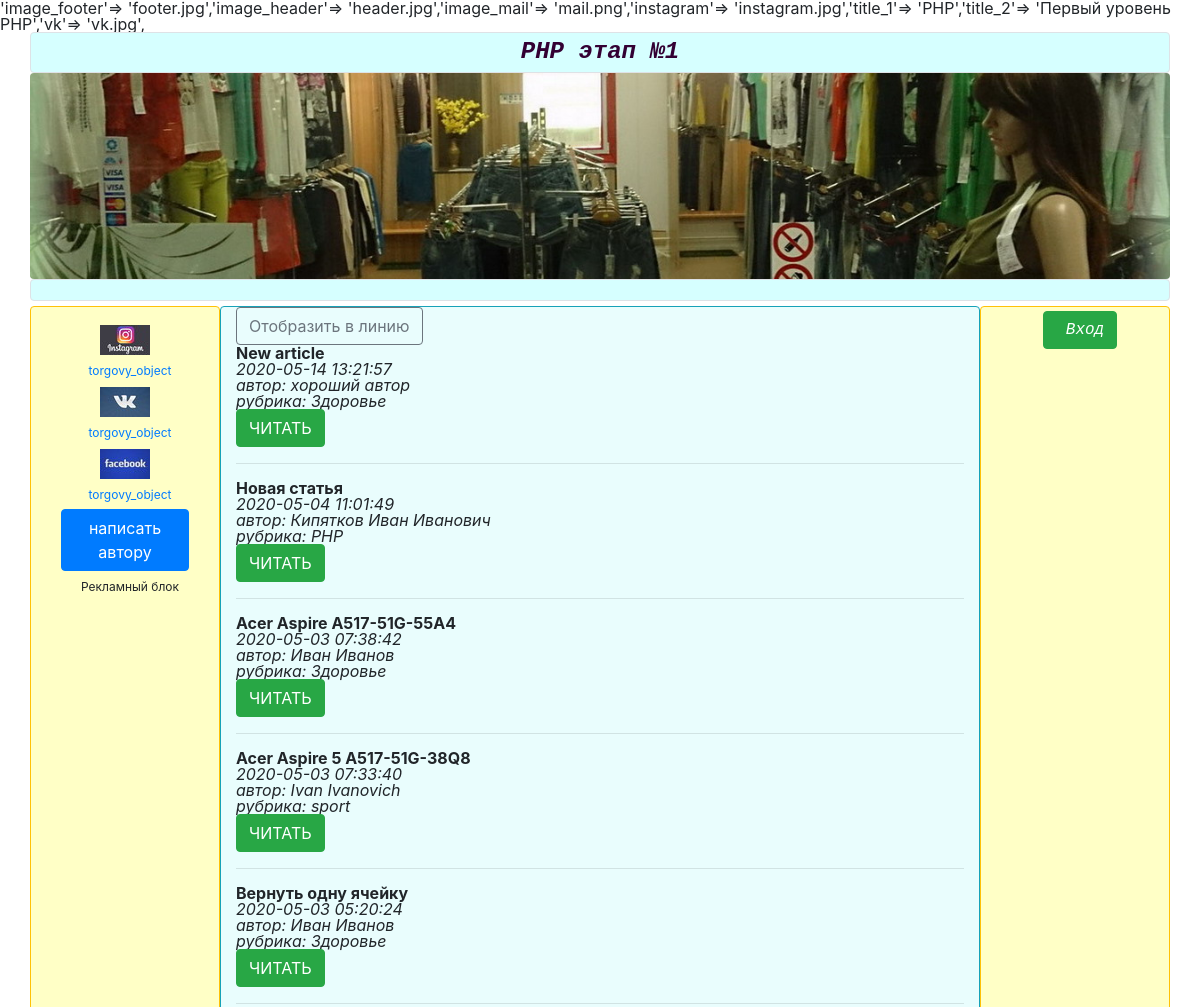
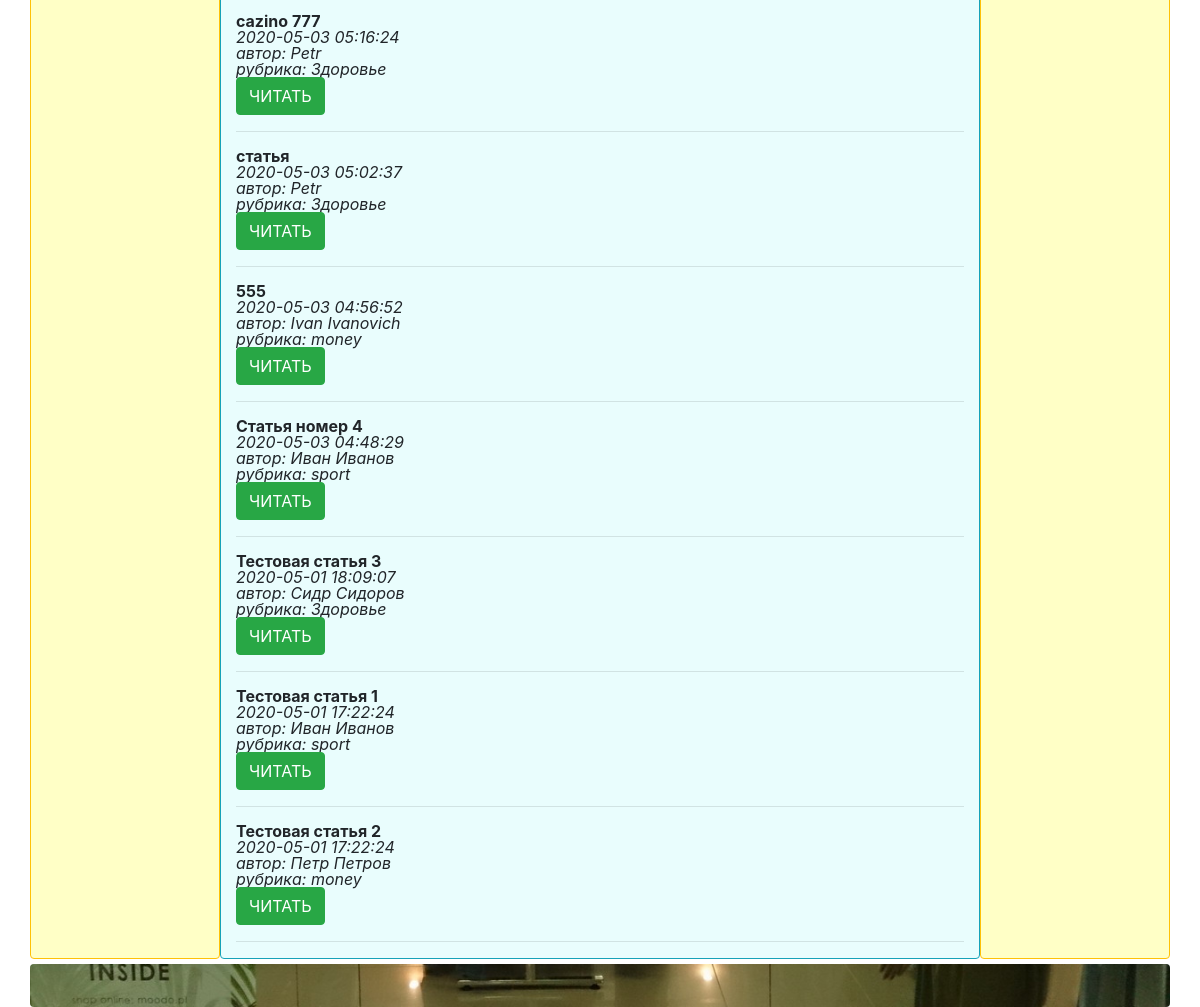
The app's page /home?view=base with its own data (2 pictures, top to bottom).
### tables this page shows
CREATE TABLE `article` (
  `id_article` int(10) UNSIGNED NOT NULL,
  `title` varchar(100) NOT NULL DEFAULT 'New article',
  `content` text NOT NULL,
  `date` timestamp NOT NULL DEFAULT CURRENT_TIMESTAMP,
  `id_user` int(11) NOT NULL,
  `id_category` int(11) NOT NULL,
  `img` text
);

CREATE TABLE `users` (
  `id_user` int(11) NOT NULL,
  `name` varchar(30) NOT NULL
);

CREATE TABLE `categories` (
  `id_category` int(11) NOT NULL,
  `title_category` varchar(30) NOT NULL
);

### m/system.php (called while the page is built, shortened)
<?php
function template($filename, $vars = [])
{
extract($vars);
include "v/$filename.php";
return ob_get_clean();
}

### c/home.php (called while the page is built, shortened)
<?php
$isAuth = isAuth();
$query = select_tables_all('id_article, title,  name, content, date, title_category','WHERE date>\'2020-04-30\'','ORDER BY date DESC');
$my_articles = $query->fetchAll();
switch ($_GET['view'] ?? null) {
	case 'base':
		$template = 'v_index';
		break;
}
			$inner = template( $template, [
				'my_articles' => $my_articles,
				'isAuth' => $isAuth
					]);
?>

### v/v_index.php (the view, shortened to what this page needs)
<p><a class="btn btn-outline-secondary" href="<?php echo ROOT?>home?view=inline">Отобразить в линию</a></p>
<div>
	<?php  foreach($my_articles as $message)  {  $id_article = $message['id_article'];  ?>
	<div>
		<strong><?=$message['title']?></strong><br>
		<em><?=$message['date']?></em><br>
		<em>автор: </em>
		<em><?=$message['name']?></em><br>
		<em>рубрика: </em>
		<em><?=$message['title_category']?></em><br>
		<a class="btn btn-success" href="<?php echo ROOT?>post/<?=$id_article;?>">ЧИТАТЬ</a>
	</div>
	<hr>
<?php } ?>
</div>

### records on screen
article: title "New article", date "2020-05-14 13:21:57", id_user.name "хороший автор", id_category.title_category "Здоровье"
article: title "Новая статья", date "2020-05-04 11:01:49", id_user.name "Кипятков Иван Иванович", id_category.title_category "PHP"
article: title "Acer Aspire A517-51G-55A4", date "2020-05-03 07:38:42", id_user.name "Иван Иванов", id_category.title_category "Здоровье"
article: title "Acer Aspire 5 A517-51G-38Q8", date "2020-05-03 07:33:40", id_user.name "Ivan Ivanovich", id_category.title_category "sport"
article: title "Вернуть одну ячейку", date "2020-05-03 05:20:24", id_user.name "Иван Иванов", id_category.title_category "Здоровье"
article: title "cazino 777", date "2020-05-03 05:16:24", id_user.name "Petr", id_category.title_category "Здоровье"
article: title "статья", date "2020-05-03 05:02:37", id_user.name "Petr", id_category.title_category "Здоровье"
article: title "555", date "2020-05-03 04:56:52", id_user.name "Ivan Ivanovich", id_category.title_category "money"
article: title "Статья номер 4", date "2020-05-03 04:48:29", id_user.name "Иван Иванов", id_category.title_category "sport"
article: title "Тестовая статья 3", date "2020-05-01 18:09:07", id_user.name "Сидр Сидоров", id_category.title_category "Здоровье"
article: title "Тестовая статья 1", date "2020-05-01 17:22:24", id_user.name "Иван Иванов", id_category.title_category "sport"
article: title "Тестовая статья 2", date "2020-05-01 17:22:24", id_user.name "Петр Петров", id_category.title_category "money"

### other values on screen
$texts "'image_header'=> 'header.jpg',"
$texts "'image_mail'=> 'mail.png',"
$texts "'instagram'=> 'instagram.jpg',"
$texts "'title_1'=> 'PHP',"
$texts "'title_2'=> 'Первый уровень PHP',"
$texts "'vk'=> 'vk.jpg',"
